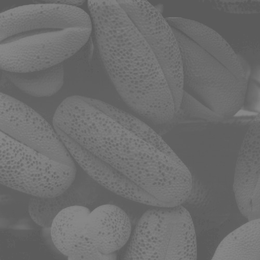
%> input picture Lab2/Q2_1_1.tif, 260 x 260 px, shrunk from 500 x 500 before the run
$ octave Lab2_1.m   (GNU Octave 9; MATLAB toolbox functions it lacks are replaced by stand-ins)
%> lines starting %> are read from the running program, lines starting %| are printed output that depends on the picture
I=imread('D:\MATLAB\DIP\Q2_1_1.tif');
%> I is the input picture: size 260x260 uint8; min 89, max 136, mean 109.1
[height,width]=size(I);
%> height = 260; width = 260

Max=max(I);
%> Max = 260 values, max 136 at index 1, min 111 at index 199, mean 130.4
Min=min(I);
%> Min = 260 values, max 96 at index 108, min 89 at index 23, mean 91.6

if length(Max)~=1
    Max=max(Max);
%> Max = 136
end
if length(Min)~=1
    Min=min(Min);
%> Min = 89
end

x=Min:Max;
%> x = 48 values from 89 to 136
L=Max-Min+1;
%> L = 48

numr=zeros(1,L);
cdf=zeros(1,L);
for i=1:L
    for m=1:height
        for n=1:width
            if I(m,n)==i+Min-1
                numr(i)=numr(i)+1;
            end
        end
    end
end
%> this loop made 48 passes
%> after the loop, numr = 48 values, max 5009 at index 8, min 3 at index 1, mean 1408.3

for j=1:L
    cdf(j)=sum(numr(1:j));

end
%> after the loop, cdf = 48 values from 3 to 67600

output=zeros(m,n);
for m=1:height
    for n=1:width
        output(m,n)=round(255*(cdf(I(m,n)-Min+1)-1)/(height*width-1));
    end
end
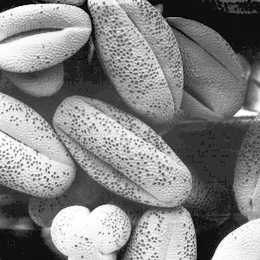
%> output: size 260x260 double; min 0, max 255, mean 131.3

figure
bar(x,numr)
title('pdf of orignal image')
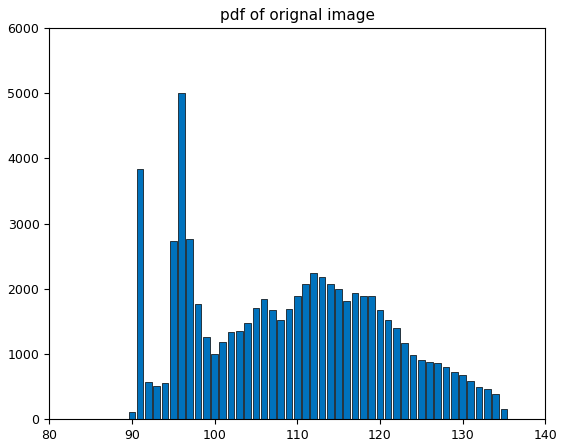
%> figure redrawn from the program's plot data; tallest bar 5009 high, from x = 95.6 to 96.4
figure
bar(x,cdf)
title('cdf of orignal image')
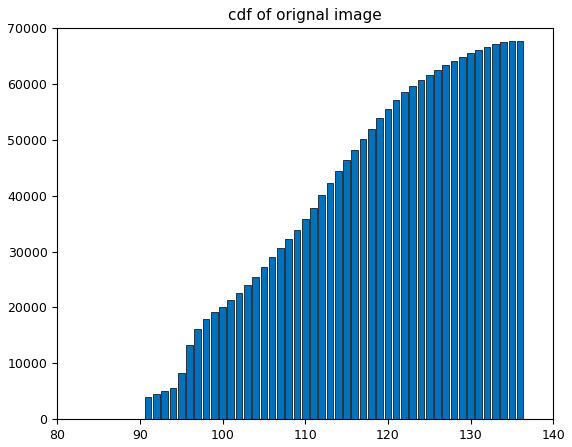
%> figure redrawn from the program's plot data; tallest bar 67600 high, from x = 135.6 to 136.4

figure
output=uint8(output);
%> output: size 260x260 uint8
imshow(output)


% [8 lines of commented-out code are left out]
